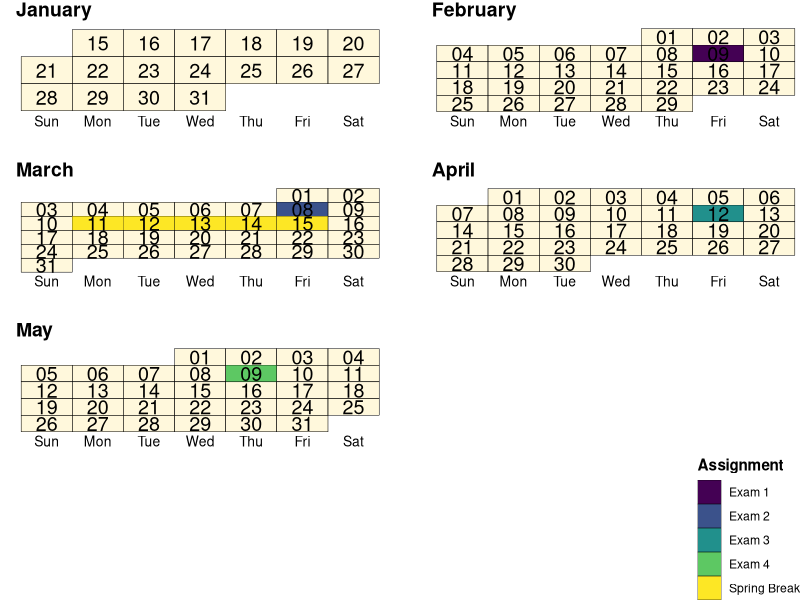

Here is the R script that generated this plot:
## ---- chunk 1
knitr::opts_chunk$set(echo = TRUE)

mon <- as.Date("2023-01-15")

advdate <- function(obj, adv){
  tmon <- obj + 7*(adv - 1)
  tfri <- obj + 4 + 7*(adv - 1)
  tmon <- format(tmon, format = "%m/%d")
  tfri <- format(tfri, format = "%m/%d")
  zadv <- sprintf("%02d", adv)
  tmp <- paste("Week ", zadv, sep = '', ", ", tmon, " -- ", tfri)
  return(tmp)
}

## ---- chunk 2

library(ggplot2)
library(tidyverse)
# Create base data frame
dfr <- data.frame(date=seq(as.Date('2024-01-15'), as.Date('2024-05-31'), by = 1)) %>% 
  mutate(day = factor(strftime(date, format="%a"), levels=c("Sun","Mon","Tue","Wed","Thu","Fri","Sat")),
         week = factor(strftime(date, format="%U")),
         month = factor(strftime(date, format="%B"),levels=c("January","February","March", "April", "May")),
         ddate = factor(strftime(date, format="%d")),
         comment = case_when(
           date == as.Date("2024-02-09") ~ "Exam 1",
           date == as.Date("2024-03-08") ~ "Exam 2",
           date == as.Date("2024-04-12") ~ "Exam 3",
           date >= as.Date("2024-05-09") & date <=as.Date("2024-05-09") ~ "Exam 4",
           date >= as.Date("2024-03-11") & date <= as.Date("2024-03-15") ~ "Spring Break"
         ),
         week = as.numeric(week))



ggplot(dfr, aes(x = day, y = reorder(week, -week), fill = comment)) +
  geom_tile(color = "black", fill = "cornsilk1", size = 0.1) +
  geom_tile(color = "black", size = 0.1) +
  geom_text(aes(label = ddate), size = 5) +
  facet_wrap(. ~ month, scales = "free", ncol = 2) +
  #ghibli::scale_fill_ghibli_d("PonyoMedium") +
  viridis::scale_fill_viridis(discrete = TRUE, na.translate = FALSE) +
  theme_void() +
  theme(legend.position = "bottom",
        legend.direction = "vertical",
        legend.justification = "right",
        axis.text.x = element_text(size = 10, color = "black"),
        axis.text.y = element_text(size = 10, color = "white"),
        strip.text.x = element_text(size = 14, face = "bold", hjust = 0, margin = margin(b = 0.2, unit = "cm")),
        title = element_text(face = "bold"),
        panel.spacing = unit(0.8, "cm")) +
  guides(fill=guide_legend(ncol=1)) +
  labs(x = "Weekday",
       y = "Week #",
       fill = "Assignment")
